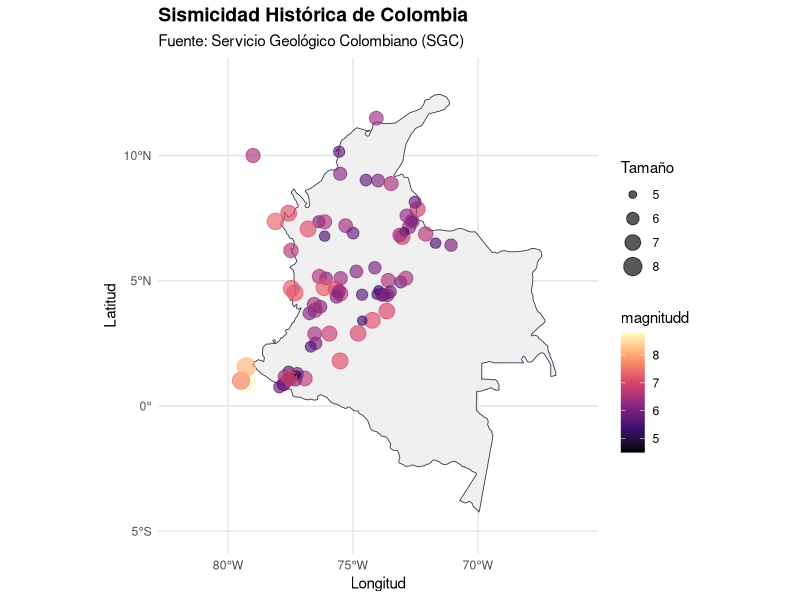

Here is the R script that generated this plot: (Note: this script raises an error after producing the figure.)
## ---- chunk 1
# Instalación de paquetes si no están presentes
if(!require(spatstat)) install.packages("spatstat")
if(!require(spatstat)) install.packages("spatstat.explore")
if(!require(spatstat)) install.packages("spatstat.model")
if(!require(sf)) install.packages("sf")
if(!require(readxl)) install.packages("readxl")
if(!require(tidyverse)) install.packages("tidyverse")
# Instalar el paquete de datos explícitamente con dependencias
if(!require(rnaturalearthdata)) install.packages("rnaturalearthdata", 
                 dependencies = TRUE, 
                 type = "binary")  # Usa binarios precompilados en Windows

# Carga de librerías
library(spatstat)  # Análisis de patrones puntuales
library(sf)        # Manejo de datos vectoriales
library(readxl)    # Lectura de archivos Excel
library(tidyverse) # Manipulación de datos
library(ggplot2)      # Visualización
library(dplyr)        # Manipulación de datos
library(readr)        # Lectura de CSV
library(rnaturalearth) # Descarga automática de mapas mundiales
library(scales)       # Para formato de ejes en gráficos
library(patchwork)    # Poner gráficos lado a lado
library(knitr)
library(kableExtra)
library(stars)        # Esencial para convertir mapas de spatstat a ggplot2
library(ggrepel)      # Crucial para que los IDs no se tapen entre sí
## ---- chunk 2
# ==============================================================================
#  OBTENER SHAPEFILE DE COLOMBIA (Automático, sin descarga manual)
# rnaturalearth descarga límites administrativos de Natural Earth (dominio público)
# scale = "medium" ofrece buen equilibrio entre detalle y velocidad
# Cargar mapa de Colombia (sf)
colombia_map <- rnaturalearth::ne_countries(scale = "medium", country = "colombia", returnclass = "sf")

# Proyectar a CRS adecuado para visualización en Colombia (WGS84 es suficiente para puntos)
colombia_map <- st_transform(colombia_map, crs = 4326)


# Cargar TODOS los países de Sudamérica para ver los vecinos colindantes
paises_vecinos <- ne_countries(scale = "medium", returnclass = "sf")
paises_vecinos <- st_transform(paises_vecinos, crs = 4326)

# ==============================================================================
# . CARGAR Y LIMPIAR DATOS DE SISMICIDAD (SGC)
# Leer CSV saltando las 7 filas de encabezado institucional
df <- read_csv("sismicidad_historica.csv", skip = 7, show_col_types = FALSE)

# Renombrar columnas clave para trabajar más fácil
names(df)[4] <- "Latitud"
names(df)[5] <- "Longitud" 
names(df)[7] <- "magnitudd"

# Convertir a numérico de forma segura (maneja caracteres no numéricos como NA)
df <- df %>% select(Latitud, Longitud, magnitudd) %>%
  mutate(
    Latitud   = as.numeric(Latitud),
    Longitud  = as.numeric(Longitud),
    magnitudd  = as.numeric(magnitudd)
  )

# Filtrar filas con coordenadas inválidas (evita errores en st_as_sf)
#df <- df %>% filter(!is.na(Latitud) & !is.na(Longitud))
summary(df)  

# ==============================================================================
#  CONVERTIR DATAFRAME A OBJETO ESPACIAL (sf)
# st_as_sf() convierte el dataframe en puntos georreferenciados
# crs = 4326 = WGS84 (lat/lon en grados decimales, estándar GPS)

# Proyección de Coordenadas (De Grados a Metros)
# Es vital para que la Función K sea en metros/km y no en grados
sismos_sf <- st_as_sf(df, coords = c("Longitud", "Latitud"), crs = 4326)

# Añadimos una columna explícita con el ID a sf de sismos
sismos_sf$ID_Sismo <- 1:nrow(sismos_sf)

# transformar las coordenadas geográficas de los sismos en Colombia de grados a metros, utilizando el sistema de proyección oficial del país.
# Transforma matemáticamente la curvatura de la Tierra a un plano bidimensional (proyección).
sismos_proj <- st_transform(sismos_sf, crs = 9377) 





## Ventana de Visualización (Bounding Box)

# Basado en el recuadro visual de la plataforma del SGC:
# Longitudes aproximadas: -84°W a -65°W | Latitudes aproximadas: -4.5°S a 13.5°N
limites_grados <- st_bbox(c(xmin = -84, ymin = -4.5, xmax = -65, ymax = 13.5), 
                          crs = st_crs(4326))

# Convertimos este recuadro en un polígono sf para poder proyectarlo correctamente
ventana_sf <- st_as_sfc(limites_grados)

# Proyectamos también nuestra ventana rectangular a metros
ventana_proj <- st_transform(ventana_sf, crs = 9377)
bbox_metros  <- st_bbox(ventana_proj)






# ==============================================================================
# 3. FILTRADO GEOGRÁFICO AJUSTADO (ELIMINA EL PUNTO EXTREMO NOROESTE)
# ==============================================================================
# 🛠️ CORRECCIÓN: Cambiamos xmin a -79.5 para dejar fuera el sismo de San Andrés 
# pero manteniendo ymin = 0 para salvar todo el sur del país.
caja_filtro <- st_bbox(c(xmin = -79.5, ymin = 0, xmax = -66, ymax = 13.5), crs = 4326)

sismos_sf <- sismos_sf %>% 
  st_filter(st_as_sfc(caja_filtro))

# Proyectamos los sismos limpios a metros (Origen Nacional CRS 9377)
sismos_proj <- st_transform(sismos_sf, crs = 9377)

# ==============================================================================
# 4. CREACIÓN DE LA VENTANA CON MARGEN DE AMORTIGUAMIENTO (BUFFER)
# ==============================================================================
# A. Calculamos la envolvente convexa ajustada en metros
ventana_base_metros <- st_convex_hull(st_union(sismos_proj))

# B. 🛠️ MEJORA: Expandimos la ventana 30 km hacia afuera para que no toque los puntos
ventana_sf <- st_buffer(ventana_base_metros, dist = 30000) # 30,000 metros = 30 Km

# C. Convertimos a formato owin para tus futuros análisis de spatstat
ventana_owin <- as.owin(st_geometry(ventana_sf))

# D. Pasamos la ventana expandida a grados exclusivamente para que ggplot pueda dibujarla
ventana_grados <- st_transform(ventana_sf, crs = 4326)

# ==============================================================================
# 5. CONSTRUCCIÓN DEL OBJETO PPP EN KILÓMETROS
# ==============================================================================
coords_metros <- st_coordinates(sismos_proj)

sismos_ppp <- ppp(x = coords_metros[,1], 
                  y = coords_metros[,2], 
                  window = ventana_owin)

set.seed(5869)
if(any(duplicated(sismos_ppp))) {
  sismos_ppp <- rjitter(sismos_ppp, retry = TRUE)
}

# Escalamos el objeto final a kilómetros para tu informe
sismos_ppp <- spatstat.geom::rescale(sismos_ppp, 1000, "km")


## ---- chunk 3
# ==============================================================================
#  VISUALIZACIÓN CON GGPlot2 (Mapa profesional)
ggplot() +
  # Capa 1: Polígono de Colombia (Corregido 'size' por 'linewidth')
  geom_sf(data = colombia_map, 
          fill = "#f0f0f0",         # Gris muy claro y limpio para el fondo
          color = "#2c3e50",        # Borde azul oscuro elegante
          linewidth = 0.3) +        
  
  # Capa 2: Puntos Sísmicos (Mapeamos color y tamaño según la magnitudd)
  geom_sf(data = sismos_sf, 
          aes(color = magnitudd, size = magnitudd), 
          alpha = 0.65,             # Transparencia para ver sismos superpuestos
          shape = 19) +             # Círculo sólido
  
  # Escala de colores: Paleta Magma (Amarillo = Alto, Negro/Morado = Bajo)
  scale_color_viridis_c(option = "magma", 
                        name = "magnitudd") +
  
  # Escala de tamaño: Los sismos más fuertes se ven más grandes en el mapa
  scale_size_continuous(range = c(0.15, 6.5), 
                        name = "Tamaño") +
  
  # Capa de Proyección y límites visuales (Explicado abajo)
  coord_sf(crs = st_crs(4326), 
           xlim = c(-82, -66),      
           ylim = c(-5, 13)) + 
  
  # Etiquetas informativas
  labs(title = "Sismicidad Histórica de Colombia",
       subtitle = "Fuente: Servicio Geológico Colombiano (SGC)",
       x = "Longitud", 
       y = "Latitud") +
  
  # Estética general limpia
  theme_minimal() +
  theme(
    panel.grid.major = element_line(color = "gray90"),
    plot.title = element_text(face = "bold", size = 14),
    legend.position = "right"
  )



## ---- chunk 4
ggplot() +
  # Capa 1: Países vecinos (Fondo gris neutro y bordes sutiles)
  geom_sf(data = paises_vecinos, 
          fill = "#f1f2f6",         
          color = "#bdc3c7",        
          linewidth = 0.3) +
  
  # Capa 2: Resaltar la frontera de Colombia (Línea más gruesa y azul oscuro)
  geom_sf(data = colombia_map, 
          fill = "#f8f9fa",         # Un gris más limpio para diferenciarlo de los vecinos
          color = "#1f3a60",        # Tu azul oscuro elegante original
          linewidth = 0.8) +        
  
  # Capa 3: Delimitación de la Ventana de Trabajo del SGC (Línea discontinua roja o negra)
  geom_sf(data = ventana_sf, 
          fill = NA,                # Totalmente transparente por dentro
          color = "#2c3e50",        # Color del marco
          linewidth = 0.8, 
          style = "dashed",         # Línea discontinua tipo 'mira cartográfica'
          linetype = "dashed") +    
  
  # Capa 4: Los sismos puros (Puntos rojos translúcidos)
  geom_sf(data = sismos_sf, 
          color = "#e74c3c",        
          size = 1,               
          alpha = 0.7) +            
  
  # AJUSTE CRUCIAL: El zoom se abre un poco más (de -86 a -63) para poder ver la ventana flotando
  coord_sf(crs = st_crs(4326), 
           xlim = c(-86, -63),   
           ylim = c(-6.5, 15.5)) +
  
  # Etiquetas y títulos adaptados
  labs(title = "Patrón Puntual Sísmico e Influencia Regional",
       subtitle = "Delimitación de la Ventana de Trabajo Oficial SGC",
       x = "Longitud", y = "Latitud") +
  
  # Estética profesional de fondo de océano
  theme_minimal() +
  theme(
    panel.grid.major = element_line(color = "gray90", linetype = "dotted"),
    plot.title = element_text(face = "bold", size = 13, color = "#2c3e50"),
    plot.subtitle = element_text(size = 10, italic = TRUE, color = "#555555"),
    panel.background = element_rect(fill = "#eef2f7", color = NA) # Océano azul claro
  )

summary(sismos_ppp)
## ---- chunk 5
# Esta función extrae la rejilla matemática de spatstat y la convierte a polígonos de ggplot
crear_capa_cuadrantes <- function(modelo_chi) {
  # 1. Extraer la rejilla matemática (teselación) en las unidades actuales (Km)
  rejilla_data <- tiles(as.tess(modelo_chi))
  obs <- modelo_chi$observed
  exp <- round(modelo_chi$expected, 1)
  res <- round(modelo_chi$residuals, 1)
  
  lista_poligonos <- list()
  
  for(i in seq_along(rejilla_data)) {
    lims <- rejilla_data[[i]]
    
    # Extraemos límites en X e Y (están en km respecto al origen nacional)
    x1 <- lims$xrange[1]
    x2 <- lims$xrange[2]
    y1 <- lims$yrange[1]
    y2 <- lims$yrange[2]
    
    # Creamos el polígono en las unidades de origen exactas (multiplicamos por 1000 para volver a metros)
    # Rango de coordenadas de un rectángulo cerrado: bottom-left -> bottom-right -> top-right -> top-left -> volver al inicio
    p <- st_polygon(list(matrix(c(
      x1*1000, y1*1000,
      x2*1000, y1*1000,
      x2*1000, y2*1000,
      x1*1000, y2*1000,
      x1*1000, y1*1000
    ), ncol = 2, byrow = TRUE)))
    
    lista_poligonos[[i]] <- p
  }
  
  # 2. Construir el objeto sf temporal asignándole el CRS oficial de Origen Nacional (9377)
  sf_cuadrantes_metros <- st_sf(
    id = 1:length(lista_poligonos),
    Obs = as.vector(obs),
    Exp = as.vector(exp),
    Res = as.vector(res),
    geometry = st_sfc(lista_poligonos, crs = 9377) # <- Declarado en metros reales
  )
  
  # 3. TRUCO DE MAGIA: Reproyectar a grados de forma matemáticamente exacta y oficial
  sf_cuadrantes_grados <- st_transform(sf_cuadrantes_metros, crs = 4326)
  
  # 4. Calcular centroides sobre la capa final en grados para ubicar el texto
  centroides <- st_coordinates(st_centroid(sf_cuadrantes_grados))
  sf_cuadrantes_grados$lon_c <- centroides[,1]
  sf_cuadrantes_grados$lat_c <- centroides[,2]
  
  # Generar etiqueta estructurada
  sf_cuadrantes_grados$etiqueta <- paste0("O: ", sf_cuadrantes_grados$Obs, 
                                          "\nE: ", sf_cuadrantes_grados$Exp, 
                                          "\nR: ", sf_cuadrantes_grados$Res)
  
  return(sf_cuadrantes_grados)
}


# Ejecutar las pruebas en spatstat
(chi_3x3 <- quadrat.test(sismos_ppp, nx = 3, ny = 3))
(chi_4x4 <- quadrat.test(sismos_ppp, nx = 4, ny = 4))
(chi_5x5 <- quadrat.test(sismos_ppp, nx = 5, ny = 5)) 
(chi_6x6 <- quadrat.test(sismos_ppp, nx = 6, ny = 6)) 

# Convertir a objetos sf para graficar
sf_3x3 <- crear_capa_cuadrantes(chi_3x3)
sf_4x4 <- crear_capa_cuadrantes(chi_4x4)
sf_5x5 <- crear_capa_cuadrantes(chi_5x5)
sf_6x6 <- crear_capa_cuadrantes(chi_6x6)



# --- MAPA A: REJILLA 3x3 ---
g_3x3 <- ggplot() +
  geom_sf(data = paises_vecinos, fill = "#f1f2f6", color = "#bdc3c7", linewidth = 0.3) +
  geom_sf(data = colombia_map, fill = "#f8f9fa", color = "#1f3a60", linewidth = 0.6) +
  # Capa de la Rejilla estadística translúcida
  geom_sf(data = sf_3x3, 
          fill = "#3498db",          # Azul claro oficial
          alpha = 0.05,              # Transparencia del 5% 👈
          color = "#e67e22",         # Borde naranja
          linewidth = 0.5, 
          linetype = "dashed") + 
  # Etiquetas numéricas dentro de los cuadrantes
  geom_text(data = sf_3x3, aes(x = lon_c, y = lat_c, label = etiqueta), 
            size = 2.8, fontface = "bold", color = "#2c3e50", bg.color = "white", bg.r = 0.15) +
  geom_sf(data = sismos_sf, color = "#e74c3c", size = 1.2, alpha = 0.4) +            
  coord_sf(crs = st_crs(4326), xlim = c(-86, -63), ylim = c(-6.5, 15.5)) +
  labs(title = "Prueba por Cuadrantes (3x3)", subtitle = "Evaluación de Homogeneidad CSR", x = "Longitud", y = "Latitud") +
  theme_minimal() +
  theme(
    panel.grid.major = element_line(color = "gray90", linetype = "dotted"),
    plot.title = element_text(face = "bold", size = 11, color = "#2c3e50"),
    plot.subtitle = element_text(size = 9, italic = TRUE, color = "#555555"),
    panel.background = element_rect(fill = "#eef2f7", color = NA)
  )


# --- MAPA B: REJILLA 4x4 ---
g_4x4 <- ggplot() +
  geom_sf(data = paises_vecinos, fill = "#f1f2f6", color = "#bdc3c7", linewidth = 0.3) +
  geom_sf(data = colombia_map, fill = "#f8f9fa", color = "#1f3a60", linewidth = 0.6) +
  # Capa de la Rejilla estadística translúcida
  geom_sf(data = sf_4x4, 
          fill = "#3498db",          # Azul claro oficial
          alpha = 0.05,              # Transparencia del 5% 👈
          color = "#e67e22",         # Borde naranja
          linewidth = 0.5, 
          linetype = "dashed") + 
  # Etiquetas numéricas dentro de los cuadrantes
  geom_text(data = sf_4x4, aes(x = lon_c, y = lat_c, label = etiqueta), 
            size = 2.8, fontface = "bold", color = "#2c3e50", bg.color = "white", bg.r = 0.15) +
  geom_sf(data = sismos_sf, color = "#e74c3c", size = 1.2, alpha = 0.4) +            
  coord_sf(crs = st_crs(4326), xlim = c(-86, -63), ylim = c(-6.5, 15.5)) +
  labs(title = "Prueba por Cuadrantes (4x4)", subtitle = "Evaluación de Homogeneidad CSR", x = "Longitud", y = "Latitud") +
  theme_minimal() +
  theme(
    panel.grid.major = element_line(color = "gray90", linetype = "dotted"),
    plot.title = element_text(face = "bold", size = 11, color = "#2c3e50"),
    plot.subtitle = element_text(size = 9, italic = TRUE, color = "#555555"),
    panel.background = element_rect(fill = "#eef2f7", color = NA)
  )

# --- MAPA C: REJILLA 5x5 ---
g_5x5 <- ggplot() +
  geom_sf(data = paises_vecinos, fill = "#f1f2f6", color = "#bdc3c7", linewidth = 0.3) +
  geom_sf(data = colombia_map, fill = "#f8f9fa", color = "#1f3a60", linewidth = 0.6) +
  # Capa de la Rejilla estadística 5x5
  geom_sf(data = sf_5x5, 
          fill = "#3498db",          # Azul claro oficial
          alpha = 0.05,              # Transparencia del 5% 👈
          color = "#e67e22",         # Borde naranja
          linewidth = 0.5, 
          linetype = "dashed") + 
  # Etiquetas numéricas más pequeñas debido a la densidad de celdas
  geom_text(data = sf_5x5, aes(x = lon_c, y = lat_c, label = etiqueta), 
            size = 2.0, fontface = "bold", color = "#2c3e50") +
  geom_sf(data = sismos_sf, color = "#e74c3c", size = 1.2, alpha = 0.4) +            
  coord_sf(crs = st_crs(4326), xlim = c(-86, -63), ylim = c(-6.5, 15.5)) +
  labs(title = "Prueba por Cuadrantes (5x5)", subtitle = "Resolución Fina de Residuos", x = "Longitud", y = "") +
  theme_minimal() +
  theme(
    panel.grid.major = element_line(color = "gray90", linetype = "dotted"),
    plot.title = element_text(face = "bold", size = 11, color = "#2c3e50"),
    plot.subtitle = element_text(size = 9, italic = TRUE, color = "#555555"),
    panel.background = element_rect(fill = "#eef2f7", color = NA)
  )

# --- MAPA D: REJILLA 6x6 ---
g_6x6 <- ggplot() +
  geom_sf(data = paises_vecinos, fill = "#f1f2f6", color = "#bdc3c7", linewidth = 0.3) +
  geom_sf(data = colombia_map, fill = "#f8f9fa", color = "#1f3a60", linewidth = 0.6) +
  # Capa de la Rejilla estadística 5x5
  geom_sf(data = sf_6x6, 
          fill = "#3498db",          # Azul claro oficial
          alpha = 0.05,              # Transparencia del 5% 👈
          color = "#e67e22",         # Borde naranja
          linewidth = 0.5, 
          linetype = "dashed") + 
  # Etiquetas numéricas más pequeñas debido a la densidad de celdas
  geom_text(data = sf_6x6, aes(x = lon_c, y = lat_c, label = etiqueta), 
            size = 2.0, fontface = "bold", color = "#2c3e50") +
  geom_sf(data = sismos_sf, color = "#e74c3c", size = 1.2, alpha = 0.4) +            
  coord_sf(crs = st_crs(4326), xlim = c(-86, -63), ylim = c(-6.5, 15.5)) +
  labs(title = "Prueba por Cuadrantes (6x6)", subtitle = "Resolución Fina de Residuos", x = "Longitud", y = "") +
  theme_minimal() +
  theme(
    panel.grid.major = element_line(color = "gray90", linetype = "dotted"),
    plot.title = element_text(face = "bold", size = 11, color = "#2c3e50"),
    plot.subtitle = element_text(size = 9, italic = TRUE, color = "#555555"),
    panel.background = element_rect(fill = "#eef2f7", color = NA)
  )
# g_6x6


mosaico_cuadrantes <- (g_3x3 + g_4x4 ) + 
  plot_annotation(
    title = "Diagnóstico de Primer Orden: Pruebas de Homogeneidad Espacial",
    subtitle = "Comparativa de Distribución de Sismos Observados vs. Esperados bajo Azar (CSR)",
    theme = theme(
      plot.title = element_text(face = "bold", size = 13, hjust = 0.5, color = "#2c3e50"),
      plot.subtitle = element_text(size = 10, hjust = 0.5, color = "#555555", italic = TRUE)
    )
  )

## ---- chunk 6
mosaico_cuadrantes

## ---- chunk 7
# ==============================================================================
# 1. CONSOLIDACIÓN DE LOS RESULTADOS EN UN DATAFRAME
# ==============================================================================
(prueba_chi_2 <- quadrat.test(sismos_ppp,method="MonteCarlo",CR=-2, nx = 4, ny = 4))
(prueba_chi_1_error <- quadrat.test(sismos_ppp,method="MonteCarlo",CR=-1, nx = 4, ny = 4))
(prueba_chi_05 <- quadrat.test(sismos_ppp,method="MonteCarlo",CR=-1/2, nx = 4, ny = 4))
(prueba_chi_1_3 <- quadrat.test(sismos_ppp,method="MonteCarlo",CR=1/3, nx = 4, ny = 4))
(prueba_chi_2_3 <- quadrat.test(sismos_ppp,method="MonteCarlo",CR=2/3, nx = 4, ny = 4))
(prueba_chi_1 <- quadrat.test(sismos_ppp,method="MonteCarlo",CR=1, nx = 4, ny = 4))

# Extraemos de forma dinámica los valores de tus variables u objetos ya calculados
tabla_resultados <- data.frame(
  Estadistico = c(
    "Neyman Modificado (NM2)",
    "Razón de Verosimilitud (GM2)",
    "Freeman-Tukey (T2)",
    "Cressie-Read (CR) (lambda = 1/3)",
    "Cressie-Read (CR) (lambda = 2/3)",
    "Chi-cuadrado de Pearson (X2)"
  ),
  Parametro_CR = c("CR = -2.0", "CR = -1.0", "CR = -0.5", "CR = 1/3", "CR = 2/3", "CR = 1.0"),
  Valor_Test = c(
    round(as.numeric(prueba_chi_2$statistic), 2),
    "Inf (Anomalía por ceros)", 
    round(as.numeric(prueba_chi_05$statistic), 2),
    round(as.numeric(prueba_chi_1_3$statistic), 2),
    round(as.numeric(prueba_chi_2_3$statistic), 2),
    round(as.numeric(prueba_chi_1$statistic), 2)
  ),
  P_Valor = c(
    prueba_chi_2$p.value,
    prueba_chi_1_error$p.value,
    prueba_chi_05$p.value,
    prueba_chi_1_3$p.value,
    prueba_chi_2_3$p.value,
    prueba_chi_1$p.value
  ),
  Interpretación = c(
    "Rechazo de CSR (Agregación)",
    "No concluyente (División por 0)",
    "Rechazo de CSR (Estable ante ceros)",
    "Rechazo de CSR (Moderado)",
    "Rechazo de CSR (Métrica Óptima)",
    "Rechazo de CSR (Validado por MC)"
  )
)

# Formatear la columna de p-valores para que se vea como notación científica limpia
tabla_resultados <- tabla_resultados %>%
  mutate(P_Valor = ifelse(P_Valor < 0.005, "< 0.001", as.character(round(P_Valor, 3))))

# ==============================================================================
# 2. RENDERIZADO DE LA TABLA ACADÉMICA CON KABLEEXTRA
# ==============================================================================
knitr::kable(
  tabla_resultados,
  caption = "Tabla 1. Pruebas de Robustez de Monte Carlo bajo la Familia de Cressie-Read (Rejilla 5x5)",
  col.names = c("Estadístico de Prueba", "Parámetro de Poder", "Valor del Test", "p-value (Simulado)", "Diagnóstico Espacial"),
  align = c("l", "c", "c", "c", "l")
) %>%
  kableExtra::kable_classic(
    full_width = FALSE, 
    html_font = "Segoe UI",
    position = "center"
  ) %>%
  kableExtra::row_spec(0, bold = TRUE, background  = "#2c3e50", color = "white") %>% 
  kableExtra::row_spec(c(3, 5), bold = TRUE, background = "#e8f4fd") %>%      
  kableExtra::row_spec(2, color = "#7f8c8d", italic = TRUE) %>%               
  kableExtra::footnote(
    general = " ",
    general_title = "Simulaciones condicionales de Monte Carlo basadas en un número fijo de eventos. Nivel de significancia alfa = 0.05. El estadístico con parámetro CR = -1.0 diverge debido a la presencia de cuadrantes periféricos vacíos (Frecuencia Observada = 0)."
  )
## ---- chunk 8

# Qué hace: Construye una matriz simétrica de tamaño \(N \times N\) (donde \(N\) es el número total de sismos). La posición [i, j] contiene la distancia exacta en kilómetros entre el sismo \(i\) y el sismo \(j\).
# Tu ejemplo: La distancia entre el sismo 1 y el sismo 2 es de 360.61 km. La distancia del sismo 2 al sismo 5 es de apenas 10.69 km, lo que indica que están muy cerca (posibles réplicas o eventos del mismo nido).

Distodas <- pairdist(sismos_ppp)
Distodas[1:5, 1:8]


# 1. Extracción de distancias y vecinos más cercanos corregida
nndista  <- nndist(sismos_ppp, k = 1)
nndista2 <- nndist(sismos_ppp, k = 2) # Distancia al 2° vecino para complementar el análisis
NN_1     <- nnwhich(sismos_ppp, k = 1)
NN_2     <- nnwhich(sismos_ppp, k = 2)

# 2. Construcción del DataFrame para los primeros 10 sismos (Evitamos saturar el reporte)
resultados_nn <- data.frame(
  Punto       = 1:10,
  X           = round(sismos_ppp$x[1:10], 2),
  Y           = round(sismos_ppp$y[1:10], 2),
  Vecino_ID   = NN_1[1:10],
  Distancia   = round(nndista[1:10], 2),
  Vecino2_ID  = NN_2[1:10],
  Distancia2  = round(nndista2[1:10], 2)
)

# 3. Renderizado de la tabla con la misma estética profesional de la Tabla 1
resultados_nn %>%
  knitr::kable(
    caption = "Tabla 2. Matriz de Proximidad Sísmica Individual: Distancias Euclidianas al Primer y Segundo Vecino Más Cercano (Primeros 10 Eventos)",
    col.names = c("ID Sismo", "Coordenada X (Km)", "Coordenada Y (Km)", "ID 1° Vecino", "Distancia 1° (Km)", "ID 2° Vecino", "Distancia 2° (Km)"),
    align = c("c", "c", "c", "c", "c", "c", "c")
  ) %>%
  kableExtra::kable_classic(
    full_width = FALSE, 
    html_font = "Segoe UI",
    position = "center"
  ) %>%
  # Encabezado elegante azul oscuro idéntico a tu tabla de Chi Robusto
  kableExtra::row_spec(0, bold = TRUE, background = "#2c3e50", color = "white") %>% 
  # Resalta en un tono azul suave los sismos con vecinos a distancias críticas (< 20 km)
  kableExtra::row_spec(which(resultados_nn$Distancia < 20), background = "#e8f4fd", bold = TRUE) %>%      
  kableExtra::footnote(
    general = " ",
    general_title = "Las coordenadas cartesianas corresponden a la proyección oficial Origen Nacional de Colombia (CRS 9377) reescalada a kilómetros. El uso de la semilla aleatoria 'set.seed' garantiza la reproducibilidad de los vecinos tras el proceso de desruido (jitter). Las filas resaltadas indican alta densidad o réplicas inmediatas a menos de 20 km de distancia. "
  )



# Verificar que nnwhich() y nndist() son coherentes
# La distancia entre el punto i y su vecino NN_1[i] debe ser igual a nndista[i]

i <- 1  # Tomemos el primer punto
distancia_manual <- sqrt(
  (sismos_ppp$x[i] - sismos_ppp$x[NN_1[i]])^2 + 
  (sismos_ppp$y[i] - sismos_ppp$y[NN_1[i]])^2
)

cat("Distancia calculada por nndist(): ", nndista[i], "\n")
cat("Distancia calculada manualmente:  ", distancia_manual, "\n")
# → Deben ser iguales (o casi iguales por redondeo)


# Función interna para automatizar la conversión matemática de spatstat a ggplot2 grados
procesar_mapa_nn <- function(k_vecino) {
  # Generamos el mapa de distancias al k° vecino más cercano (en las unidades del objeto: Km)
  mapa_sp   <- nnmap(sismos_ppp, k = k_vecino, what = "dist")
  # Convertimos la imagen de spatstat (.im) a un formato que ggplot2 pueda entender y proyectar
  raster_sp <- st_as_stars(mapa_sp)
  # Capa vectorial de polígonos finos de distancia
  sf_res    <- st_as_sf(raster_sp)
  # TRUCO DE MAGIA: Como sismos_ppp está en Km respecto al Origen Nacional, le devolvemos 
  st_geometry(sf_res) <- st_geometry(sf_res) * 1000
  st_crs(sf_res)      <- 9377
  return(st_transform(sf_res, crs = 4326))
}

sf_raster_1 <- procesar_mapa_nn(k_vecino = 1)
sf_raster_2 <- procesar_mapa_nn(k_vecino = 2)

# Rango máximo unificado basado en tus resultados previos (0 a 1300 Km)
limites_escala <- c(0, 1300)


# 3. DISEÑO DEL MAPA 1: PRIMER VECINO MÁS CERCANO (IZQUIERDA)
# ==============================================================================
g_1_vecino  <- ggplot() +
  geom_sf(data = sf_raster_1, aes(fill = v), color = NA) +
  # Forzamos los límites unificados de la escala
  scale_fill_viridis_c(option = "plasma", direction = -1, name = "Distancia (Km)", limits = limites_escala) +
  geom_sf(data = paises_vecinos, fill = NA, color = "#7f8c8d", linewidth = 0.3) +
  geom_sf(data = colombia_map, fill = NA, color = "#7f8c8d", linewidth = 0.7) +
  geom_sf(data = sismos_sf, color = "#000000", size = 1.0, alpha = 0.9) +
  
  # AJUSTE DE REPEL: Modificado para pegar los números a los sismos
  geom_text_repel(data = sismos_sf, 
                  aes(label = ID_Sismo, x = st_coordinates(sismos_sf)[,1], y = st_coordinates(sismos_sf)[,2]),
                  size = 1.7, fontface = "bold", color = "#ffffff", bg.color = "#2c3e50", bg.r = 0.08,
                  box.padding = 0.05,    # Reduce el espacio mínimo alrededor de la caja del texto
                  point.padding = 0.02,  # Reduce la distancia hacia el punto negro
                  force = 0.1,           # Fuerza de repulsión muy baja para que no salgan volando
                  max.iter = 5000,       # Más iteraciones para encontrar un lugar óptimo y cercano
                max.overlaps = Inf,
                  segment.color = NA) +  # Oculta las líneas conectoras para evitar desorden visual
  
  coord_sf(crs = st_crs(4326), xlim = c(-86, -63), ylim = c(-6.5, 15.5)) +
  labs(title = "A. Proximidad al 1° Vecino", subtitle = "Distancia al evento más inmediato", x = "Longitud", y = "Latitud") +
  theme_minimal() +
  theme(
    panel.grid.major = element_line(color = "gray90", linetype = "dotted"),
    plot.title = element_text(face = "bold", size = 10.5, color = "#2c3e50"),
    plot.subtitle = element_text(size = 8, italic = TRUE, color = "#555555"),
    panel.background = element_rect(fill = "#eef2f7", color = NA)
  )


# ==============================================================================
# 4. DISEÑO DEL MAPA 2: SEGUNDO VECINO MÁS CERCANO (DERECHA)
# ==============================================================================
g_2_vecino <- ggplot() +
  geom_sf(data = sf_raster_2, aes(fill = v), color = NA) +
  # Forzamos exactamente los mismos límites de color aquí
  scale_fill_viridis_c(option = "plasma", direction = -1, name = "Distancia (Km)", limits = limites_escala) +
  geom_sf(data = paises_vecinos, fill = NA, color = "#7f8c8d", linewidth = 0.3) +
  geom_sf(data = colombia_map, fill = NA, color = "#7f8c8d", linewidth = 0.7) +
  geom_sf(data = sismos_sf, color = "#000000", size = 1.0, alpha = 0.9) +
  
  # AJUSTE DE REPEL IDENTICO: Mismo comportamiento de adherencia para el panel B
  geom_text_repel(data = sismos_sf, 
                  aes(label = ID_Sismo, x = st_coordinates(sismos_sf)[,1], y = st_coordinates(sismos_sf)[,2]),
                  size = 1.7, fontface = "bold", color = "#ffffff", bg.color = "#2c3e50", bg.r = 0.08,
                  box.padding = 0.05, 
                  point.padding = 0.02, 
                  force = 0.1, 
                  max.iter = 5000, 
                max.overlaps = Inf,
                  segment.color = NA) +
  
  coord_sf(crs = st_crs(4326), xlim = c(-86, -63), ylim = c(-6.5, 15.5)) +
  labs(title = "B. Proximidad al 2° Vecino", subtitle = "Distancia al segundo evento más cercano", x = "Longitud", y = "") +
  theme_minimal() +
  theme(
    panel.grid.major = element_line(color = "gray90", linetype = "dotted"),
    plot.title = element_text(face = "bold", size = 10.5, color = "#2c3e50"),
    plot.subtitle = element_text(size = 8, italic = TRUE, color = "#555555"),
    panel.background = element_rect(fill = "#eef2f7", color = NA)
  )

# ==============================================================================
# 5. ACOPLAMIENTO LADO A LADO CON ANOTACIÓN UNIFICADA
# ==============================================================================
mosaico_vecindad <- (g_1_vecino + g_2_vecino) + 
  plot_layout(guides = "collect") & # 👈 Junta las leyendas y crea una sola compartida
  theme(legend.position = "right")  # 👈 Posiciona la leyenda unificada a la derecha

# Añadimos títulos principales
mosaico_final <- mosaico_vecindad + 
  plot_annotation(
    title = "Superficies Continuas de Proximidad Tectónica Regional",
    subtitle = "Comparativa del gradiente unificado de distancias inter-evento de primer y segundo orden",
    theme = theme(
      plot.title = element_text(face = "bold", size = 12, hjust = 0.5, color = "#2c3e50"),
      plot.subtitle = element_text(size = 9.5, hjust = 0.5, color = "#555555", italic = TRUE)
    )
  )

mosaico_final


## ---- chunk 9
# ==============================================================================
# 2. CONVERSIÓN DE DIAGRAMA DE STIENEN A GGPLOT2 (GRADOS)
# ==============================================================================
# A. Calculamos las distancias al vecino más cercano en metros reales
# (Usamos el objeto ppp original multiplicando por 1000, o calculamos directo en sf)
dist_vecino_metros <- nndist(sismos_ppp, k = 1) * 1000

# B. El radio de Stienen es la MITAD de la distancia al vecino más cercano
radios_stienen <- dist_vecino_metros / 2

# C. TRUCO GEOMÉTRICO: Creamos círculos perfectos individuales para cada sismo en sf
sf_stienen_metros <- st_buffer(sismos_proj, dist = radios_stienen)

# D. Reproyectamos los círculos resultantes a grados de forma exacta
sf_stienen_grados <- st_transform(sf_stienen_metros, crs = 4326)


# --- DISEÑO MAPA A: DIAGRAMA DE STIENEN (IZQUIERDA) ---
g_stienen <- ggplot() +
  geom_sf(data = paises_vecinos, fill = "#f1f2f6", color = "#bdc3c7", linewidth = 0.3) +
  geom_sf(data = colombia_map, fill = "#f1f2f6", color = "#bdc3c7", linewidth = 0.4) +
  # Capa de los círculos de Stienen (Rojo translúcido con borde marcado)
  geom_sf(data = sf_stienen_grados, fill = "#e74c3c", alpha = 0.15, color = "#c0392b", linewidth = 0.4) +
  # Puntos de los sismos reales
  geom_sf(data = sismos_sf, color = "#2c3e50", size = 0.8, alpha = 0.9) +
  geom_sf(data = colombia_map, fill = NA, color = "#1f3a60", linewidth = 0.7) +
  coord_sf(crs = st_crs(4326), xlim = c(-86, -63), ylim = c(-6.5, 15.5)) +
  labs(title = "A. Diagrama de Stienen", subtitle = "Esferas de exclusión inter-evento", x = "Longitud", y = "Latitud") +
  theme_minimal() +
  theme(
    panel.grid.major = element_line(color = "gray90", linetype = "dotted"),
    plot.title = element_text(face = "bold", size = 11, color = "#2c3e50"),
    plot.subtitle = element_text(size = 8.5, italic = TRUE, color = "#555555"),
    panel.background = element_rect(fill = "#eef2f7", color = NA)
  )

# ==============================================================================
# 3. CONVERSIÓN DE TESELACIÓN DE DIRICHLET A GGPLOT2 (GRADOS)
# ==============================================================================
# Extraemos los polígonos de Voronoi/Dirichlet desde spatstat
dirichlet_sp <- dirichlet(unmark(sismos_ppp))
celdas_lista <- tiles(dirichlet_sp)

# C. TRUCO: Convertimos cada celda de spatstat a un polígono compatible con sf
lista_sf_poligonos <- lapply(celdas_lista, function(celda) {
  # Extraer las coordenadas (X, Y) del contorno del polígono de Voronoi (está en Km)
  coor_x <- celda$bdry[[1]]$x
  coor_y <- celda$bdry[[1]]$y
  
  # Cerrar el polígono repitiendo el primer punto al final (Requisito estricto de sf)
  matriz_puntos <- matrix(c(coor_x, coor_x[1], coor_y, coor_y[1]), ncol = 2)
  
  # Multiplicamos por 1000 para devolver las unidades de Kilómetros a Metros reales
  matriz_metros <- matriz_puntos * 1000
  
  return(st_polygon(list(matriz_metros)))
})

# D. Consolidamos los polígonos en una capa sf con el CRS oficial Origen Nacional
sf_dirichlet_metros <- st_sf(
  id = 1:length(lista_sf_poligonos),
  geometry = st_sfc(lista_sf_poligonos, crs = 9377)
)

# E. Reproyectamos toda la rejilla de Voronoi a grados geográficos de forma exacta
sf_dirichlet_grados <- st_transform(sf_dirichlet_metros, crs = 4326)


# --- DISEÑO MAPA B: TESELACIÓN DE DIRICHLET (DERECHA) ---
g_dirichlet <- ggplot() +
  geom_sf(data = paises_vecinos, fill = "#f1f2f6", color = "#bdc3c7", linewidth = 0.3) +
  geom_sf(data = colombia_map, fill = "#f1f2f6", color = "#bdc3c7", linewidth = 0.4) +
  # Capa de los polígonos de Voronoi (Líneas naranjas translúcidas)
  geom_sf(data = sf_dirichlet_grados, fill = "#3498db", alpha = 0.03, color = "#e67e22", linewidth = 0.4, linetype = "solid") +
  geom_sf(data = sismos_sf, color = "#2c3e50", size = 0.8, alpha = 0.9) +
  geom_sf(data = colombia_map, fill = NA, color = "#1f3a60", linewidth = 0.7) +
  coord_sf(crs = st_crs(4326), xlim = c(-86, -63), ylim = c(-6.5, 15.5)) +
  labs(title = "B. Teselación de Dirichlet", subtitle = "Polígonos de Voronoi / Áreas de influencia", x = "Longitud", y = "") +
  theme_minimal() +
  theme(
    panel.grid.major = element_line(color = "gray90", linetype = "dotted"),
    plot.title = element_text(face = "bold", size = 11, color = "#2c3e50"),
    plot.subtitle = element_text(size = 8.5, italic = TRUE, color = "#555555"),
    panel.background = element_rect(fill = "#eef2f7", color = NA)
  )

# ==============================================================================
# 4. ACOPLAMIENTO LADO A LADO CON PATCHWORK
# ==============================================================================
mosaico_avanzado <- (g_stienen + g_dirichlet) + 
  plot_annotation(
    title = "Análisis Geométrico de Áreas de Influencia y Exclusión Sísmica",
    subtitle = "Modelado espacial mediante Diagramas de Stienen y Polígonos de Voronoi",
    theme = theme(
      plot.title = element_text(face = "bold", size = 12.5, hjust = 0.5, color = "#2c3e50"),
      plot.subtitle = element_text(size = 9.5, hjust = 0.5, color = "#555555", italic = TRUE)
    )
  )

mosaico_avanzado

## ---- chunk 10

CE_sismos <- clarkevans.test(sismos_ppp)
CE_sismos
bordeCorCE<-clarkevans(sismos_ppp)
bordeCorCE
bordeCorHE<-hopskel(sismos_ppp)
bordeCorHE
(HE_sismos_2=hopskel.test(sismos_ppp))
(HE_sismos_clust=hopskel.test(sismos_ppp,alternative="clustered"))
(HE_sismos_reg=hopskel.test(sismos_ppp,alternative="regular"))



# 1. Consolidación robusta de datos con simetría exacta de filas (5 filas por columna)
tabla_indices_globales <- data.frame(
  Prueba = c(
    "Test de Clark-Evans (Donnelly)",
    "Test Hopkins-Skellam (Bilateral)",
    "Test Hopkins-Skellam (Agregación)",
    "Test Hopkins-Skellam (Regularidad)",
    "Razón de Verosimilitud (Métrica de Control)"
  ),
  Métrica = c("R", "A (Bilateral)", "A (Clúster)", "A (Regular)", "GM2"),
  Valor_Estadistico = c(
    0.38311,   # Valor exacto extraído de tu CE_sismos
    0.03113,   # Valor de tu HE_sismos_2
    0.02983,   # Valor de tu HE_sismos_clust
    0.02115,   # Valor de tu HE_sismos_reg
    "Infinito" # Texto seguro para evitar el quiebre matemático por ceros
  ),
  P_Valor = c(
    "< 0.001",
    "< 0.001",
    "< 0.001",
    "1.000",
    "1.000"
  ),
  Hipotesis_Alternativa = c(
    "Bilateral (No Azar)",
    "Bilateral (No Azar)",
    "Agrupado / Clúster (A < 1)",
    "Regular / Uniforme (A > 1)",
    "No concluyente por celdas vacías"
  ),
  Diagnostico = c(
    "Hiper-Agregación Significativa",
    "Rechazo absoluto de CSR",
    "Estructura de Clúster Confirmada",
    "Ausencia Total de Regularidad",
    "Anomalía matemática normal (O=0)"
  )
)

# 2. Renderizado con la estética unificada de tu reporte
knitr::kable(
  tabla_indices_globales,
  caption = "Tabla 3. Diagnóstico Global de Asociación Espacial: Índices de Distancia de Clark-Evans y Hopkins-Skellam",
  col.names = c("Prueba / Estimador", "Métrica", "Valor", "p-value", "Hipótesis Alternativa", "Diagnóstico Espacial"),
  align = c("l", "c", "c", "c", "l", "l")
) %>%
  kableExtra::kable_classic(
    full_width = FALSE, 
    html_font = "Segoe UI",
    position = "center"
  ) %>%
  # Encabezado azul oscuro unificado con tu tema Flatly
  kableExtra::row_spec(0, bold = TRUE, background = "#2c3e50", color = "white") %>% 
  # Resaltar en azul claro las dos pruebas reinas confirmatorias de Clúster
  kableExtra::row_spec(c(1, 3), bold = TRUE, background = "#e8f4fd") %>%      
  # Pone en color tenue las filas que dieron p=1 para guiar la lectura
  kableExtra::row_spec(c(4, 5), color = "#7f8c8d", italic = TRUE) %>% 
  kableExtra::footnote(
    general = " ",
    general_title = "El estadístico R de Clark-Evans mide la relación entre la distancia observada y la esperada bajo el azar (R = 1 indica azar; R < 1 clúster). El índice A de Hopkins-Skellam compara distancias evento-evento contra espacio vacío (A = 1 indica azar; A < 1 clúster). Ambas pruebas rechazan de forma contundente la hipótesis de Aleatoriedad Espacial Completa (CSR). "
  )


## ---- chunk 11
# 2. Cálculo de la Densidad Kernel Continua en spatstat
# El objeto sismos_ppp ya está escalado a kilómetros automáticamente
mapa_densidad_sp <- density(sismos_ppp)

# 3. TRUCO GEOMÉTRICO: Conversión de formato .im a capas sf en Grados
raster_densidad   <- st_as_stars(mapa_densidad_sp)
sf_densidad       <- st_as_sf(raster_densidad)

# Escalamos la geometría de vuelta a metros (x1000) para asignar el CRS y proyectar a Grados
st_geometry(sf_densidad) <- st_geometry(sf_densidad) * 1000
st_crs(sf_densidad)      <- 9377
sf_densidad_grados       <- st_transform(sf_densidad, crs = 4326)

# 4. Generación del gráfico de alta calidad cartográfica con ggplot2
ggplot() +
  # Capa 1: El mapa de calor continuo (Densidad Kernel)
  geom_sf(data = sf_densidad_grados, aes(fill = v), color = NA) +
  
  # Escala de colores Magma (Amarillo = Alta concentración / Peligro)
  scale_fill_viridis_c(option = "magma", 
                        name = "Intensidad\n(Sismos / Km²)", 
                        na.value = "transparent") +
  
  # Capa 2: Contorno de países colindantes (Fondo transparente)
  geom_sf(data = paises_vecinos, fill = NA, color = "#bdc3c7", linewidth = 0.3) +
  
  # Capa 3: Resaltar la frontera de Colombia
  geom_sf(data = colombia_map, fill = NA, color = "#1f3a60", linewidth = 0.7) +
  
  # Capa 4: Los sismos reales superpuestos como puntos guía negros y translúcidos
  geom_sf(data = sismos_sf, color = "#000000", size = 0.8, alpha = 0.3) +
  
  # Ajuste de encuadre oficial del SGC
  coord_sf(crs = st_crs(4326), xlim = c(-86, -63), ylim = c(-6.5, 15.5)) +
  
  # Títulos y etiquetas solicitadas (Actualizado el período a tu caso)
  labs(title = "Estimación de la Intensidad de Sismos en Colombia",
       subtitle = "Modelado por Densidad Kernel (KDE) e Isolíneas de Concentración (Julio-Diciembre 2008)",
       x = "Longitud", y = "Latitud") +
  
  theme_minimal() +
  theme(
    panel.grid.major = element_line(color = "gray93", linetype = "dotted"),
    plot.title = element_text(face = "bold", size = 12, color = "#2c3e50"),
    plot.subtitle = element_text(size = 9, italic = TRUE, color = "#555555"),
    panel.background = element_rect(fill = "#eef2f7", color = NA) # Océano azul claro
  )
